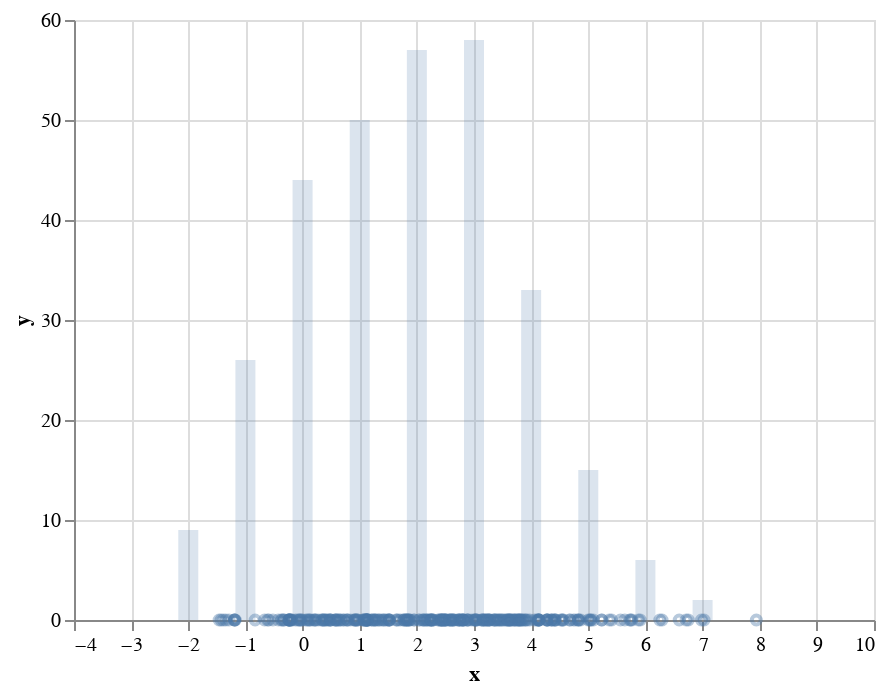

Here is the notebook cell this chart was saved with:
### Markdown cell above
### Get some data

Let's start by drawing some data from a 1 dimensional normal with some mean and some standard deviation. I'll make a histogram to visualize the data. I'll also plot the actual data as blue dots along the x axis.

### Code cell
import numpy as np
mu, sigma = 2.5, 2 # mean and standard deviation
N = 300
nbins = 10
s = [o for o in np.random.normal(mu, sigma, size=N)]

values, bins = np.histogram(s, bins=np.arange(-3, nbins + 1))

dt = make_altair_object(bins, values)

c1 = make_bar_chart(size=10, opacity=.2, data=dt)

dt = make_altair_object(s, np.zeros(len(s)))

x_points = alt.Chart(dt).mark_point(size=20, opacity=.4).encode(
        x='x:Q',  # specify ordinal data
        y='y:Q',  # specify quantitative data
    )

c1 + x_points

### Figure 1 — Vega-Lite specification as saved in the notebook (floating-point values rounded to 4 significant figures; data arrays with more than 128 entries replaced by an {"elided": "..."} marker saying what was removed)
{"$schema": "https://vega.github.io/schema/vega-lite/v2.6.0.json", "config": {"view": {"height": 300, "width": 400}}, "layer": [{"data": {"values": [{"x": -3, "y": 0}, {"x": -2, "y": 9}, {"x": -1, "y": 26}, {"x": 0, "y": 44}, {"x": 1, "y": 50}, {"x": 2, "y": 57}, {"x": 3, "y": 58}, {"x": 4, "y": 33}, {"x": 5, "y": 15}, {"x": 6, "y": 6}, {"x": 7, "y": 2}, {"x": 8, "y": 0}, {"x": 9, "y": 0}]}, "encoding": {"x": {"field": "x", "type": "quantitative"}, "y": {"field": "y", "type": "quantitative"}}, "mark": {"opacity": 0.2, "size": 10, "type": "bar"}}, {"data": {"values": {"elided": "300 records"}}, "encoding": {"x": {"field": "x", "type": "quantitative"}, "y": {"field": "y", "type": "quantitative"}}, "mark": {"opacity": 0.4, "size": 20, "type": "point"}}]}
